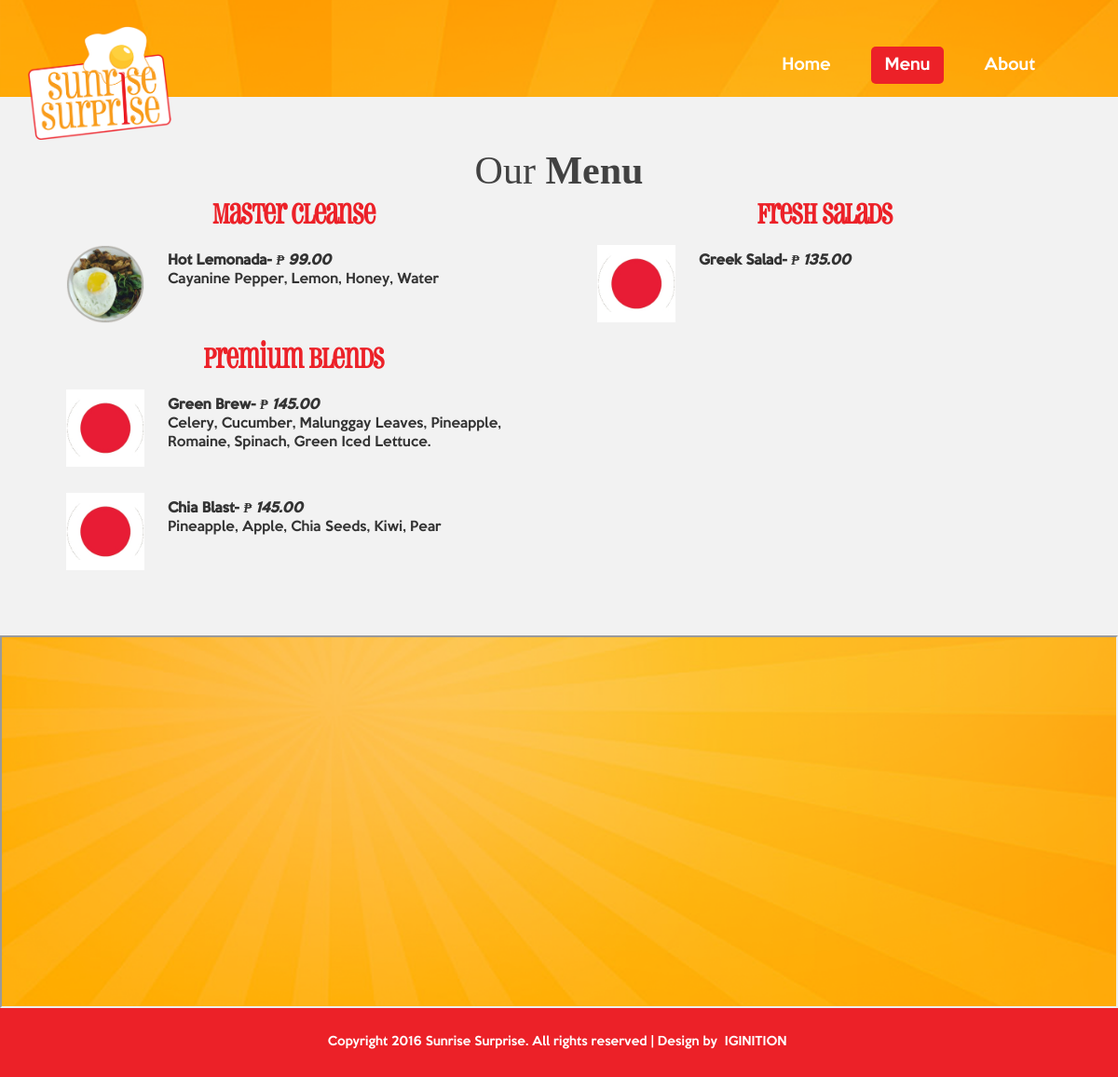
Page /menu.php on the committed database.
### tables this page shows
CREATE TABLE `cms_image` (
  `id` int(11) NOT NULL,
  `description` varchar(255) NOT NULL,
  `image_file` varchar(255) NOT NULL,
  `created_by` int(11) NOT NULL,
  `date_created` timestamp NOT NULL DEFAULT CURRENT_TIMESTAMP
);

CREATE TABLE `cms_about` (
  `id` int(11) NOT NULL,
  `title` varchar(255) NOT NULL,
  `content` text NOT NULL,
  `sub_content` text NOT NULL
);

CREATE TABLE `ref_category` (
  `id` int(11) NOT NULL,
  `category_name` varchar(255) NOT NULL,
  `created_by` int(11) NOT NULL,
  `date_created` timestamp NOT NULL DEFAULT CURRENT_TIMESTAMP
);

CREATE TABLE `tbl_menu` (
  `id` int(11) NOT NULL,
  `category_id` int(11) NOT NULL,
  `product_name` varchar(255) NOT NULL,
  `description` text NOT NULL,
  `amount` decimal(11,2) NOT NULL,
  `image_file` varchar(255) NOT NULL,
  `created_by` int(11) NOT NULL,
  `date_created` timestamp NOT NULL DEFAULT CURRENT_TIMESTAMP
);

### menu.php (the view, shortened to what this page needs)
<?php include("include/header.php"); ?>
</div>
				<div class="content">
					<div class="about-section">
						<div class="container">
						<?php
						$query1 = mysqli_query($con, "SELECT * FROM cms_about WHERE id='1'");
						$row1 = mysqli_fetch_array($query1);
						$id = $row1['id'];
						$title = $row1['title'];
						$content = $row1['content'];
						?>
							<h2><span <?php echo $editable; ?> onBlur="saveToDatabase(this,'title','<?php echo $id; ?>')" onClick="showEdit(this);"><?php echo $title; ?></span> <font <?php echo $editable; ?> onBlur="saveToDatabase(this,'content','<?php echo $id; ?>')" onClick="showEdit(this);"><?php echo $content; ?></font></h2>
								<div class="col-md-6 about-in">
								<?php
								$query = mysqli_query($con, "SELECT * FROM ref_category WHERE id IN (SELECT DISTINCT category_id FROM tbl_menu)");
								$num = mysqli_num_rows($query);
								$second = $num / 2;
								$second = intval($second);
								$first = $num - $second;
								$x = 1;
								while($row = mysqli_fetch_assoc($query)){
									$category = $row['category_name'];
									$category_id = $row['id'];
								?>
									<font style="color:#ec2128; font-weight: bold; font-size: 30px; font-family: pharmacy;"><center><?php echo $category; ?></center></font>
									<?php
									$query1 = mysqli_query($con, "SELECT * FROM tbl_menu WHERE category_id='$category_id'");
									while($row1 = mysqli_fetch_assoc($query1)){
										$image_file = $row1['image_file'];
										$product_name = $row1['product_name'];
										$description = $row1['description'];
										$amount = $row1['amount'];
										?>
										<div class="col-md-12" style="padding: 1em 0;">
										<div class="col-md-3">
										<center><img style="width: 80%; max-width: 100px;" src="uploads/<?php echo $image_file; ?>"/></center>
										</div>
										<div class="col-md-9" style="padding: .5em 0;">
										<p style="font-weight: bold;"><?php echo $product_name?>- <i>&#8369; <?php echo $amount; ?></i></p>
										<p><?php echo $description; ?></p>
										</div>
										<div class="clearfix"> </div>
										</div>
										<?php
									}
									if($x == $first){
									?>
										</div>
										<div class="col-md-6 about-in">
										<?php
									}
									$x++;
									?>
									<?php
								}
								?>
								</div>
										<div class="clearfix"></div>
								</div>
						</div>
					</div>
<?php include("include/footer.php");

### include/header.php (shortened to what this page needs)
<?php
include("include/connect.php");
$query  = mysqli_query($con, "SELECT * FROM cms_image WHERE id='1'");
$row = mysqli_fetch_array($query);
$logo = "img/".$row['image_file'];
if(isset($_SESSION['admin_id'])){
	$editable = " contenteditable='true'";
} else {
	$editable = "";
}
$basename = substr(strtolower(basename($_SERVER['PHP_SELF'])),0,strlen(basename($_SERVER['PHP_SELF'])));
if($basename == "index.php"){
	$test = "";
} else {
	$test = "header-top";
}
?>
<!DOCTYPE HTML>
<html>
<head>
<link href="css/bootstrap.css" rel="stylesheet" type="text/css" media="all">
<link href="css/style.css" rel="stylesheet" type="text/css" media="all" />
</head>
<body>
	<div class="header <?php echo $test; ?>">
		<div class="container">
			<nav class="navbar navbar-default">
				<div class="container-fluid">
					<div class="navbar-header">
						<div class="navbar-brand">
							<a href="index.php"><img style="max-width: 155px;" src="<?php echo $logo; ?>"/></a>
						</div>
					</div>
					<div class="collapse navbar-collapse" id="bs-example-navbar-collapse-1">
						<ul class="nav navbar-nav">
							<li <?php if($basename == "index.php"){ echo "class='active'"; }?> ><a href="index.php">Home</a></li>
							<li <?php if($basename == "menu.php"){ echo "class='active'"; }?> ><a href="menu.php">Menu</a></li>
							<li <?php if($basename == "about.php"){ echo "class='active'"; }?> ><a href="about.php">About</a></li>
						</ul>
					</div>
				</div>
			</nav>

### css/style.css (style rules this page uses)
body a { transition:0.5s all; -webkit-transition:0.5s all; -moz-transition:0.5s all; -o-transition:0.5s all; -ms-transition:0.5s all; }
h1,h2,h3,h4,h5,h6 { padding:0 0; margin:0 0; }
p { padding:0 0; margin:0 0; }
ul { padding:0 0; margin:0 0; }
body { padding:0 0; margin:0 0; font-family: keepcalm; }
.navbar { position: relative; min-height: 50px; margin-bottom: 0px; border: 1px solid transparent; }
.navbar-nav { float: right; margin-top: 8px; }
.navbar-brand { padding: 0; }
.navbar-default { background: none!important; border: none!important; padding: 2em 0 0 0; }
.navbar-default .navbar-nav > .active > a, .navbar-default .navbar-nav > .active > a:hover, .navbar-default .navbar-nav > .active > a:focus { color: #fff; background-color: #ec2128; border-radius: 5px; }
.navbar-default .navbar-nav > li > a { color: #fff; font-size: 1.2em; font-family: keepcalm; }
.navbar-nav > li > a { padding-top: 10px; padding-bottom: 10px; }
.header { background-size: 100% 100%; min-height: 750px; }
.about-section { padding: 4em 0; background: #f2f2f2; }
.about-section h2 { font-size: 3em; color: #424242; font-weight: 600; text-align: center; font-family: phosphate; text-transform: capitalize; }
.about-section h2 span { font-weight: 100; }
@media (max-width:1440px) { .header { min-height: 835px; } }
@media (max-width: 1366px) { .header { min-height: 800px; } }
@media (max-width: 1280px) { .header { min-height: 739px; } }

### rows in the picture
cms_image: image_file (picture)
cms_about: title "Our", content "Menu"
ref_category: category_name "Master Cleanse"
tbl_menu: image_file (picture), product_name "Hot Lemonada", amount "99.00", description "Cayanine Pepper, Lemon, Honey, Water"
ref_category: category_name "Premium Blends"
tbl_menu: image_file (picture), product_name "Green Brew", amount "145.00", description "Celery, Cucumber, Malunggay Leaves, Pineapple, Romaine, Spinach, Green Iced Lettuce."
tbl_menu: image_file (picture), product_name "Chia Blast", amount "145.00", description "Pineapple, Apple, Chia Seeds, Kiwi, Pear"
ref_category: category_name "Fresh Salads"
tbl_menu: image_file (picture), product_name "Greek Salad", amount "135.00"
